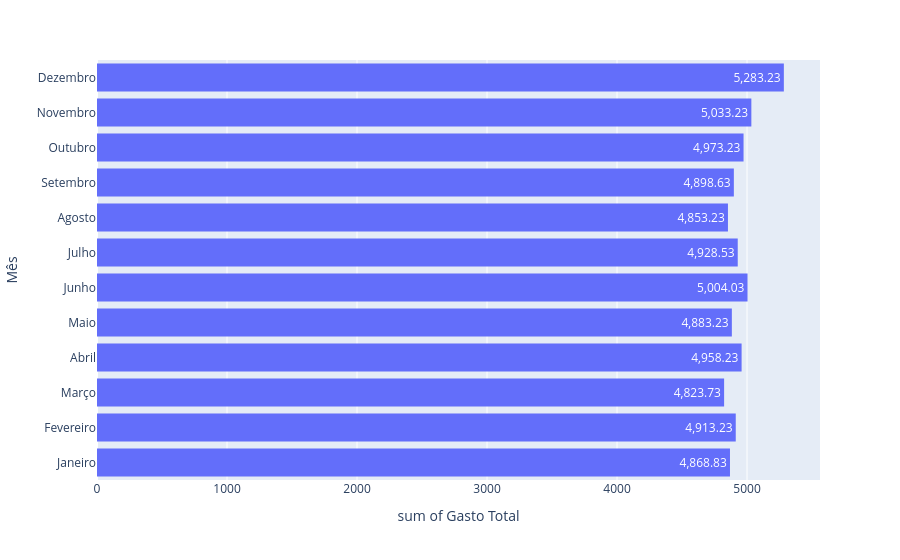
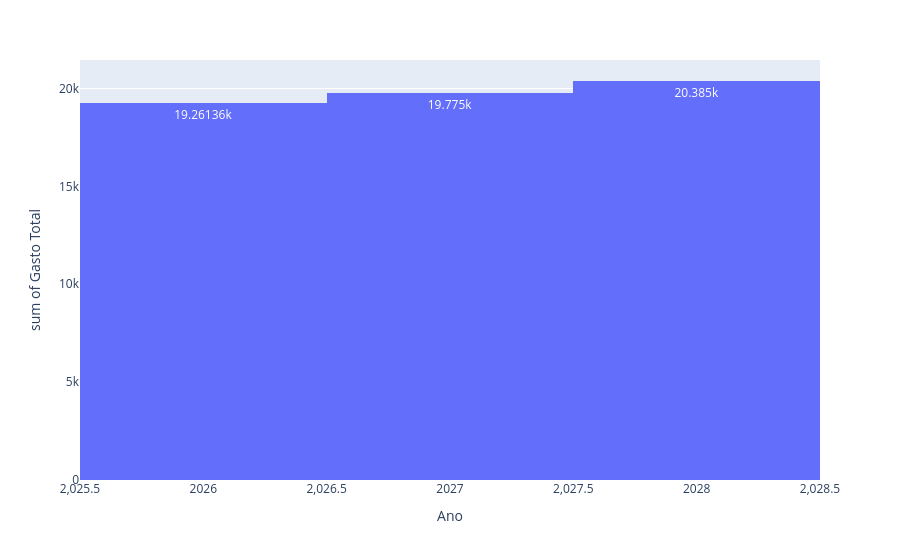
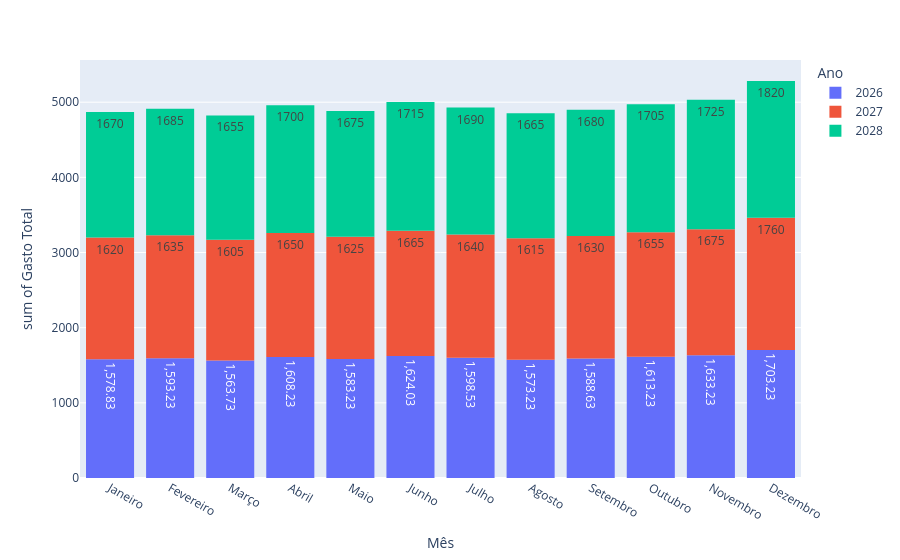
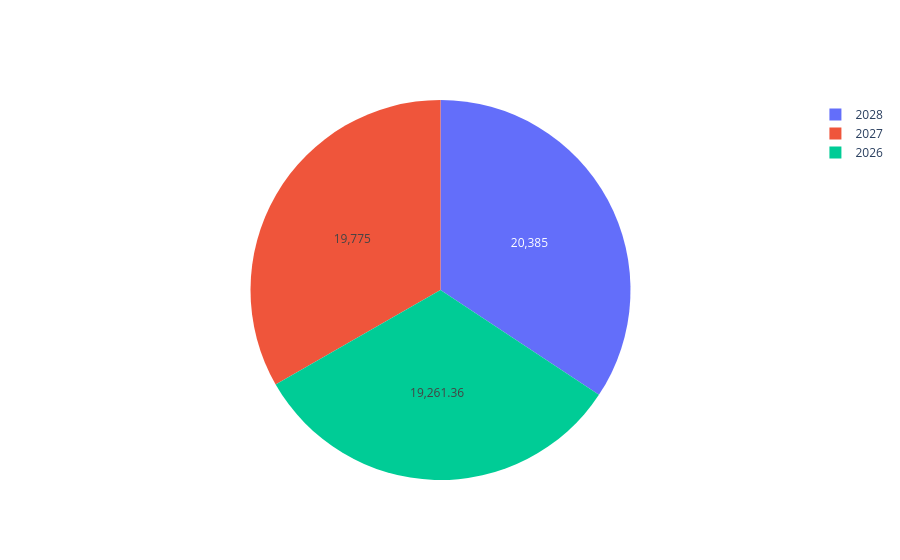

The notebook cell saved with these charts, in order:
### Code cell
# Passo 3: Melhorar visualização usando o plotly.

import plotly.express as px
import plotly.graph_objects as go
# Criando o gráfico de barras
grafico_um = px.histogram(data_frame=tabela, x="Gasto Total", y="Mês", text_auto=True)
grafico_um.show()

grafico_dois = px.histogram(data_frame=tabela, x="Ano", y="Gasto Total", text_auto=True)
grafico_dois.show()

grafico_tres = px.histogram(data_frame=tabela, x="Mês", y="Gasto Total", color="Ano", text_auto=True)
grafico_tres.show()

#Gráfico de Pizza 1
labels = tabela["Ano"]
values = tabela["Gasto Total"]

# Criando o gráfico de pizza
fig_um = go.Figure(data=[go.Pie(labels=labels, values=values, textinfo='value')])

# Mostrando o gráfico
fig_um.show()

# Gráfico de Pizza 2
labels = tabela["Ano"]
values = tabela["Gastos Fixos"]

# Criando o gráfico de pizza
fig_dois = go.Figure(data=[go.Pie(labels=labels, values=values, textinfo='value')])

# Mostrando o gráfico
fig_dois.show()

# Gráfico de Pizza 3
labels = tabela["Ano"]
values = tabela["Gastos Variáveis"]

# Criando o gráfico de pizza
fig_tres = go.Figure(data=[go.Pie(labels=labels, values=values, textinfo='value')])

# Mostrando o gráfico
fig_tres.show()

### Figure 1 — Plotly figure (JSON) as saved in the notebook; plotly's stock layout.template omitted (floating-point values rounded to 4 significant figures)
{"data": [{"bingroup": "y", "histfunc": "sum", "hovertemplate": "sum of Gasto Total=%{x}<br>Mês=%{y}<extra></extra>", "legendgroup": "", "marker": {"color": "#636efa", "pattern": {"shape": ""}}, "name": "", "orientation": "h", "showlegend": false, "texttemplate": "%{value}", "type": "histogram", "x": [1579.0, 1593.0, 1564.0, 1608.0, 1583.0, 1624.0, 1599.0, 1573.0, 1589.0, 1613.0, 1633.0, 1703.0, 1620.0, 1635.0, 1605.0, 1650.0, 1625.0, 1665.0, 1640.0, 1615.0, 1630.0, 1655.0, 1675.0, 1760.0, 1670.0, 1685.0, 1655.0, 1700.0, 1675.0, 1715.0, 1690.0, 1665.0, 1680.0, 1705.0, 1725.0, 1820.0], "xaxis": "x", "y": ["Janeiro", "Fevereiro", "Março", "Abril", "Maio", "Junho", "Julho", "Agosto", "Setembro", "Outubro", "Novembro", "Dezembro", "Janeiro", "Fevereiro", "Março", "Abril", "Maio", "Junho", "Julho", "Agosto", "Setembro", "Outubro", "Novembro", "Dezembro", "Janeiro", "Fevereiro", "Março", "Abril", "Maio", "Junho", "Julho", "Agosto", "Setembro", "Outubro", "Novembro", "Dezembro"], "yaxis": "y"}], "layout": {"barmode": "relative", "legend": {"tracegroupgap": 0}, "margin": {"t": 60}, "xaxis": {"anchor": "y", "domain": [0, 1], "title": {"text": "sum of Gasto Total"}}, "yaxis": {"anchor": "x", "domain": [0, 1], "title": {"text": "Mês"}}}}

### Figure 2 — Plotly figure (JSON) as saved in the notebook; plotly's stock layout.template omitted (floating-point values rounded to 4 significant figures)
{"data": [{"bingroup": "x", "histfunc": "sum", "hovertemplate": "Ano=%{x}<br>sum of Gasto Total=%{y}<extra></extra>", "legendgroup": "", "marker": {"color": "#636efa", "pattern": {"shape": ""}}, "name": "", "orientation": "v", "showlegend": false, "texttemplate": "%{value}", "type": "histogram", "x": [2026, 2026, 2026, 2026, 2026, 2026, 2026, 2026, 2026, 2026, 2026, 2026, 2027, 2027, 2027, 2027, 2027, 2027, 2027, 2027, 2027, 2027, 2027, 2027, 2028, 2028, 2028, 2028, 2028, 2028, 2028, 2028, 2028, 2028, 2028, 2028], "xaxis": "x", "y": [1579.0, 1593.0, 1564.0, 1608.0, 1583.0, 1624.0, 1599.0, 1573.0, 1589.0, 1613.0, 1633.0, 1703.0, 1620.0, 1635.0, 1605.0, 1650.0, 1625.0, 1665.0, 1640.0, 1615.0, 1630.0, 1655.0, 1675.0, 1760.0, 1670.0, 1685.0, 1655.0, 1700.0, 1675.0, 1715.0, 1690.0, 1665.0, 1680.0, 1705.0, 1725.0, 1820.0], "yaxis": "y"}], "layout": {"barmode": "relative", "legend": {"tracegroupgap": 0}, "margin": {"t": 60}, "xaxis": {"anchor": "y", "domain": [0, 1], "title": {"text": "Ano"}}, "yaxis": {"anchor": "x", "domain": [0, 1], "title": {"text": "sum of Gasto Total"}}}}

### Figure 3 — Plotly figure (JSON) as saved in the notebook; plotly's stock layout.template omitted (floating-point values rounded to 4 significant figures)
{"data": [{"bingroup": "x", "histfunc": "sum", "hovertemplate": "Ano=2026<br>Mês=%{x}<br>sum of Gasto Total=%{y}<extra></extra>", "legendgroup": "2026", "marker": {"color": "#636efa", "pattern": {"shape": ""}}, "name": "2026", "orientation": "v", "showlegend": true, "texttemplate": "%{value}", "type": "histogram", "x": ["Janeiro", "Fevereiro", "Março", "Abril", "Maio", "Junho", "Julho", "Agosto", "Setembro", "Outubro", "Novembro", "Dezembro"], "xaxis": "x", "y": [1579.0, 1593.0, 1564.0, 1608.0, 1583.0, 1624.0, 1599.0, 1573.0, 1589.0, 1613.0, 1633.0, 1703.0], "yaxis": "y"}, {"bingroup": "x", "histfunc": "sum", "hovertemplate": "Ano=2027<br>Mês=%{x}<br>sum of Gasto Total=%{y}<extra></extra>", "legendgroup": "2027", "marker": {"color": "#EF553B", "pattern": {"shape": ""}}, "name": "2027", "orientation": "v", "showlegend": true, "texttemplate": "%{value}", "type": "histogram", "x": ["Janeiro", "Fevereiro", "Março", "Abril", "Maio", "Junho", "Julho", "Agosto", "Setembro", "Outubro", "Novembro", "Dezembro"], "xaxis": "x", "y": [1620.0, 1635.0, 1605.0, 1650.0, 1625.0, 1665.0, 1640.0, 1615.0, 1630.0, 1655.0, 1675.0, 1760.0], "yaxis": "y"}, {"bingroup": "x", "histfunc": "sum", "hovertemplate": "Ano=2028<br>Mês=%{x}<br>sum of Gasto Total=%{y}<extra></extra>", "legendgroup": "2028", "marker": {"color": "#00cc96", "pattern": {"shape": ""}}, "name": "2028", "orientation": "v", "showlegend": true, "texttemplate": "%{value}", "type": "histogram", "x": ["Janeiro", "Fevereiro", "Março", "Abril", "Maio", "Junho", "Julho", "Agosto", "Setembro", "Outubro", "Novembro", "Dezembro"], "xaxis": "x", "y": [1670.0, 1685.0, 1655.0, 1700.0, 1675.0, 1715.0, 1690.0, 1665.0, 1680.0, 1705.0, 1725.0, 1820.0], "yaxis": "y"}], "layout": {"barmode": "relative", "legend": {"title": {"text": "Ano"}, "tracegroupgap": 0}, "margin": {"t": 60}, "xaxis": {"anchor": "y", "domain": [0, 1], "title": {"text": "Mês"}}, "yaxis": {"anchor": "x", "domain": [0, 1], "title": {"text": "sum of Gasto Total"}}}}

### Figure 4 — Plotly figure (JSON) as saved in the notebook; plotly's stock layout.template omitted (floating-point values rounded to 4 significant figures)
{"data": [{"labels": [2026, 2026, 2026, 2026, 2026, 2026, 2026, 2026, 2026, 2026, 2026, 2026, 2027, 2027, 2027, 2027, 2027, 2027, 2027, 2027, 2027, 2027, 2027, 2027, 2028, 2028, 2028, 2028, 2028, 2028, 2028, 2028, 2028, 2028, 2028, 2028], "textinfo": "value", "type": "pie", "values": [1579.0, 1593.0, 1564.0, 1608.0, 1583.0, 1624.0, 1599.0, 1573.0, 1589.0, 1613.0, 1633.0, 1703.0, 1620.0, 1635.0, 1605.0, 1650.0, 1625.0, 1665.0, 1640.0, 1615.0, 1630.0, 1655.0, 1675.0, 1760.0, 1670.0, 1685.0, 1655.0, 1700.0, 1675.0, 1715.0, 1690.0, 1665.0, 1680.0, 1705.0, 1725.0, 1820.0]}], "layout": {}}
